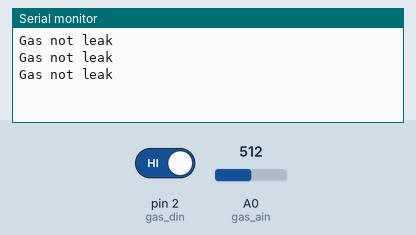
Bench run of a sketch on a simulated Arduino Uno, built with avr-gcc and run on an emulated ATmega328P. Shown: the last lines printed to the serial monitor. The inputs (shaded band) are chosen by the test bench; at power-on: pin 2 (gas_din) HIGH, A0 (gas_ain) = 512.

Above: at 1.3 s.
1.4 s: pin 2 (gas_din) driven LOW
At 1.81 s:
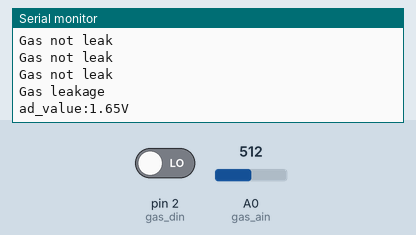
3.0 s: A0 (gas_ain) set to 716
At 3.31 s:
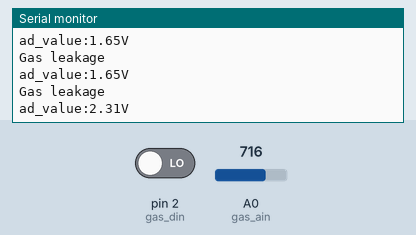
4.5 s: A0 (gas_ain) set to 900
At 4.81 s:
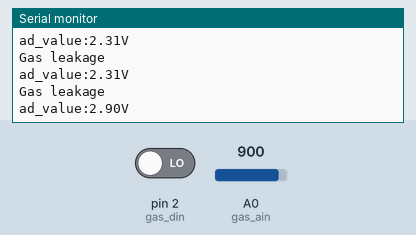
Timing chart, 0 to 7.5 s (numbered marks = the images above; inputs shaded):
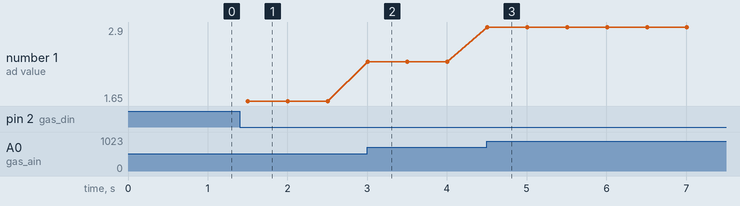

The sketch:

Gas_Sensor.ino
```cpp
int gas_din=2;
int gas_ain=A0;
int ad_value;
void setup()
{
  pinMode(gas_din,INPUT);
  pinMode(gas_ain,INPUT);
  Serial.begin(115200);
}
void loop()
{
  ad_value=analogRead(gas_ain);
  if(digitalRead(gas_din)==LOW)
  {
    Serial.println("Gas leakage");
    Serial.print("ad_value:");
    Serial.print(ad_value*3.3/1024);
    Serial.println("V");
  }
  else
  {
    Serial.println("Gas not leak");
  }
  delay(500);
}
```

Measured:
- after the input at 1.4 s, the serial monitor: prints a new line after 0.10 s (image 1)
- after the input at 3.0 s, the serial monitor: prints a new line at once (image 2)
- after the input at 4.5 s, the serial monitor: prints a new line at once (image 3)
- plotted number 1: 1.65 → 2.31 after the input at 3.0 s, 2.31 → 2.9 after the input at 4.5 s
